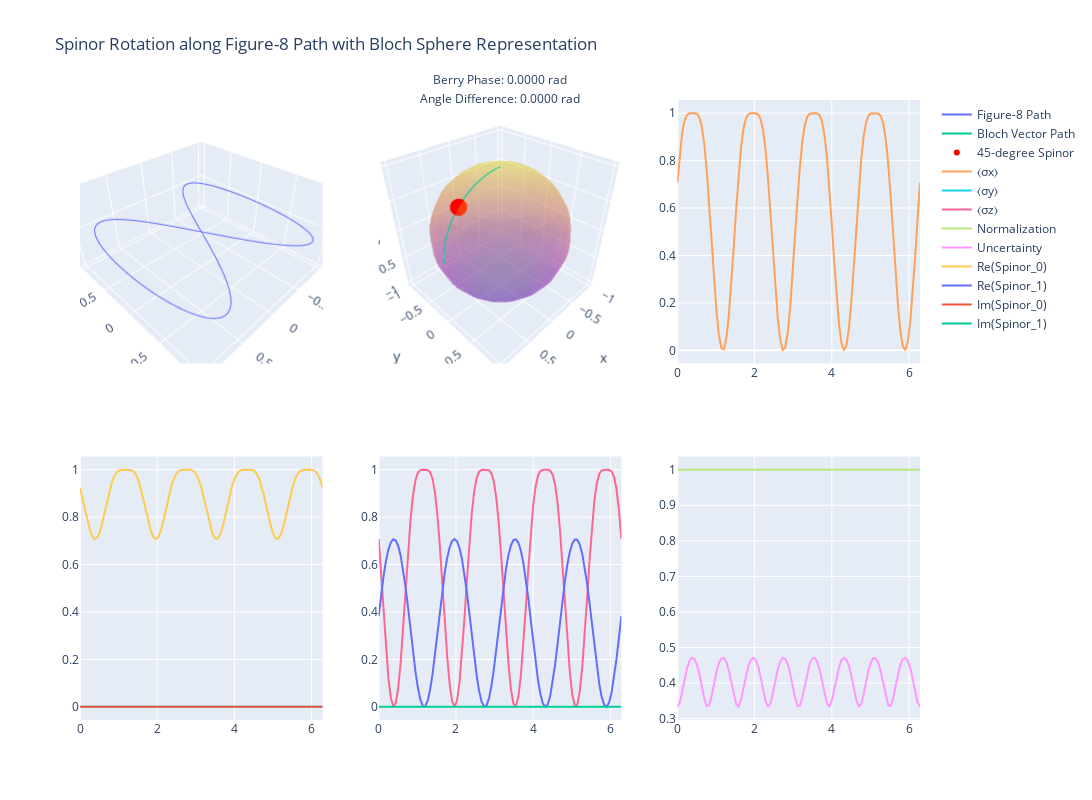

Source (notebook cell):
### Code cell
import numpy as np
import plotly.graph_objs as go
from plotly.subplots import make_subplots

def spinor(theta, phi):
    return np.array([np.cos(theta/2), np.exp(1j*phi)*np.sin(theta/2)])

def rotate_spinor(spinor, angle):
    rotation_matrix = np.array([[np.cos(angle/2), -np.sin(angle/2)],
                                [np.sin(angle/2), np.cos(angle/2)]])
    return np.dot(rotation_matrix, spinor)

def bloch_vector(spinor):
    x = 2 * np.real(np.conj(spinor[0]) * spinor[1])
    y = 2 * np.imag(np.conj(spinor[0]) * spinor[1])
    z = np.abs(spinor[0])**2 - np.abs(spinor[1])**2
    return np.array([x, y, z])

def berry_phase(spinors):
    phase = 0
    for i in range(len(spinors) - 1):
        phase += np.imag(np.log(np.vdot(spinors[i], spinors[i+1])))
    phase += np.imag(np.log(np.vdot(spinors[-1], spinors[0])))
    return phase

# Create the figure-8 path
t = np.linspace(0, 2*np.pi, 100)
x = np.sin(t)
y = np.sin(2*t)
z = np.zeros_like(t)

# Rotate the spinor and move it along the path
initial_spinor = spinor(np.pi/4, 0)  # 45-degree spinor
rotated_spinors = []
bloch_vectors = []
for i in range(len(t)):
    angle = np.pi/4 * np.sin(4*t[i])  # Vary rotation angle along the path
    rotated_spinor = rotate_spinor(initial_spinor, angle)
    rotated_spinors.append(rotated_spinor)
    bloch_vectors.append(bloch_vector(rotated_spinor))

bloch_vectors = np.array(bloch_vectors)

# Calculate Berry phase
berry_phase_value = berry_phase(rotated_spinors)

# Calculate angle difference between initial and final spinor
angle_diff = np.arccos(np.abs(np.vdot(rotated_spinors[0], rotated_spinors[-1])))

# Calculate expectation values of Pauli matrices
sigma_x = np.array([[0, 1], [1, 0]])
sigma_y = np.array([[0, -1j], [1j, 0]])
sigma_z = np.array([[1, 0], [0, -1]])

exp_x = [np.real(np.conj(s).dot(sigma_x.dot(s))) for s in rotated_spinors]
exp_y = [np.real(np.conj(s).dot(sigma_y.dot(s))) for s in rotated_spinors]
exp_z = [np.real(np.conj(s).dot(sigma_z.dot(s))) for s in rotated_spinors]

# Validate quantum physics laws
normalization = [np.abs(np.vdot(s, s)) for s in rotated_spinors]
uncertainty_principle = [np.std([ex, ey, ez]) for ex, ey, ez in zip(exp_x, exp_y, exp_z)]

# Visualize the results using Plotly
fig = make_subplots(rows=2, cols=3, specs=[
    [{'type': 'scatter3d'}, {'type': 'scatter3d'}, {'type': 'scatter'}],
    [{'type': 'scatter'}, {'type': 'scatter'}, {'type': 'scatter'}]
])

# 3D path
fig.add_trace(go.Scatter3d(x=x, y=y, z=z, mode='lines', name='Figure-8 Path'), row=1, col=1)

# Bloch sphere path on figure-8
u = np.linspace(0, 2*np.pi, 20)
v = np.linspace(0, np.pi, 20)
sphere_x = np.outer(np.cos(u), np.sin(v))
sphere_y = np.outer(np.sin(u), np.sin(v))
sphere_z = np.outer(np.ones(np.size(u)), np.cos(v))

fig.add_trace(go.Surface(x=sphere_x, y=sphere_y, z=sphere_z, opacity=0.3, showscale=False), row=1, col=2)
fig.add_trace(go.Scatter3d(x=bloch_vectors[:, 0], y=bloch_vectors[:, 1], z=bloch_vectors[:, 2],
                           mode='lines', name='Bloch Vector Path'), row=1, col=2)

# Highlighting 45-degree aspect (initial vector)
initial_bloch_vector = bloch_vector(initial_spinor)
fig.add_trace(go.Scatter3d(x=[initial_bloch_vector[0]], y=[initial_bloch_vector[1]], z=[initial_bloch_vector[2]],
                           mode='markers', marker=dict(size=6, color='red'),
                           name='45-degree Spinor'), row=1, col=2)

# Expectation values
fig.add_trace(go.Scatter(x=t, y=exp_x, mode='lines', name='⟨σx⟩'), row=1, col=3)
fig.add_trace(go.Scatter(x=t, y=exp_y, mode='lines', name='⟨σy⟩'), row=2, col=1)
fig.add_trace(go.Scatter(x=t, y=exp_z, mode='lines', name='⟨σz⟩'), row=2, col=2)

# Normalization and uncertainty principle
fig.add_trace(go.Scatter(x=t, y=normalization, mode='lines', name='Normalization'), row=2, col=3)
fig.add_trace(go.Scatter(x=t, y=uncertainty_principle, mode='lines', name='Uncertainty'), row=2, col=3)

# Adding real and imaginary components of spinors to better visualize the evolution
spinor_real = [np.real(s) for s in rotated_spinors]
spinor_imag = [np.imag(s) for s in rotated_spinors]

fig.add_trace(go.Scatter(x=t, y=[s[0] for s in spinor_real], mode='lines', name='Re(Spinor_0)'), row=2, col=1)
fig.add_trace(go.Scatter(x=t, y=[s[1] for s in spinor_real], mode='lines', name='Re(Spinor_1)'), row=2, col=2)
fig.add_trace(go.Scatter(x=t, y=[s[0] for s in spinor_imag], mode='lines', name='Im(Spinor_0)'), row=2, col=1)
fig.add_trace(go.Scatter(x=t, y=[s[1] for s in spinor_imag], mode='lines', name='Im(Spinor_1)'), row=2, col=2)

fig.update_layout(title='Spinor Rotation along Figure-8 Path with Bloch Sphere Representation',
                  scene=dict(xaxis_title='X', yaxis_title='Y', zaxis_title='Z'),
                  height=800, width=1400)

# Add annotations with important information
fig.add_annotation(text=f"Berry Phase: {berry_phase_value:.4f} rad", xref="paper", yref="paper", x=0.5, y=1.05, showarrow=False)
fig.add_annotation(text=f"Angle Difference: {angle_diff:.4f} rad", xref="paper", yref="paper", x=0.5, y=1.02, showarrow=False)

fig.show()

# Print additional information
print(f"Berry Phase: {berry_phase_value:.16f} rad")
print(f"Berry Phase (degrees): {np.degrees(berry_phase_value):.16f}°")
print(f"Angle Difference between Initial and Final Spinor: {angle_diff:.16f} rad")
print(f"Average Normalization: {np.mean(normalization):.16f}")
print(f"Average Uncertainty: {np.mean(uncertainty_principle):.16f}")
